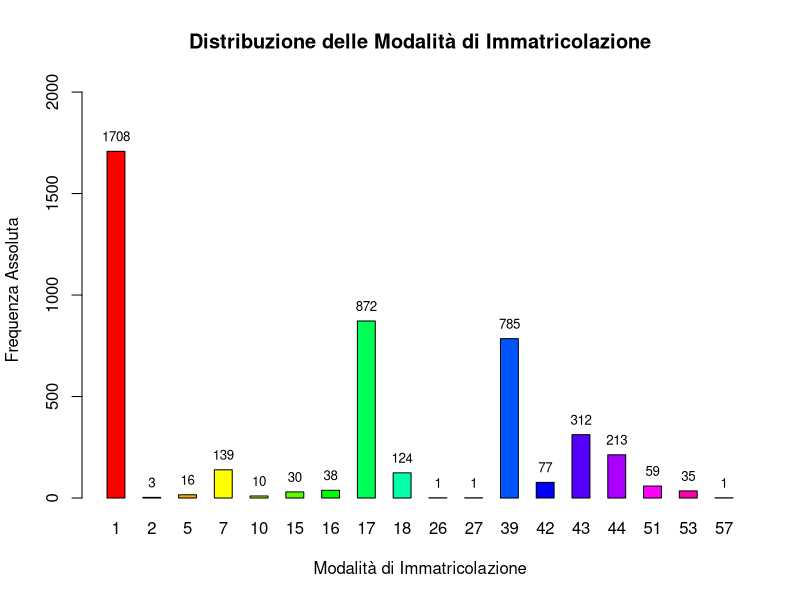
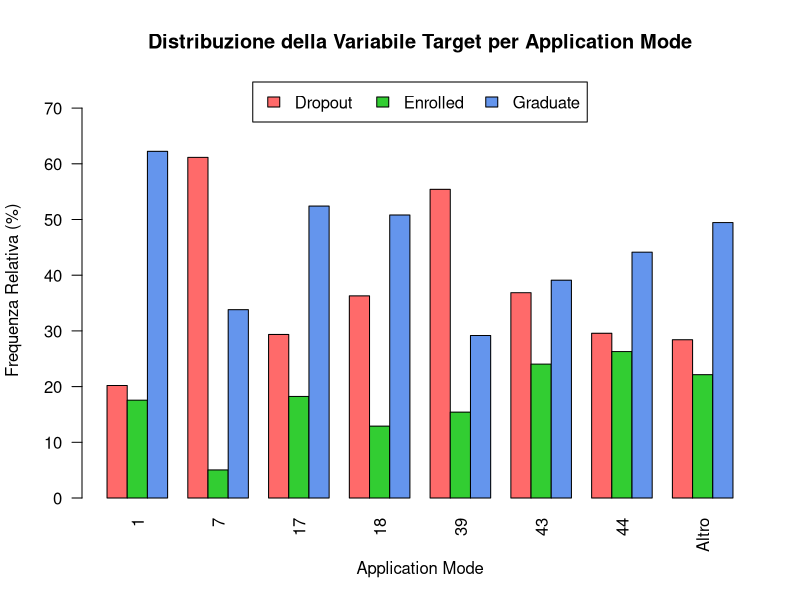
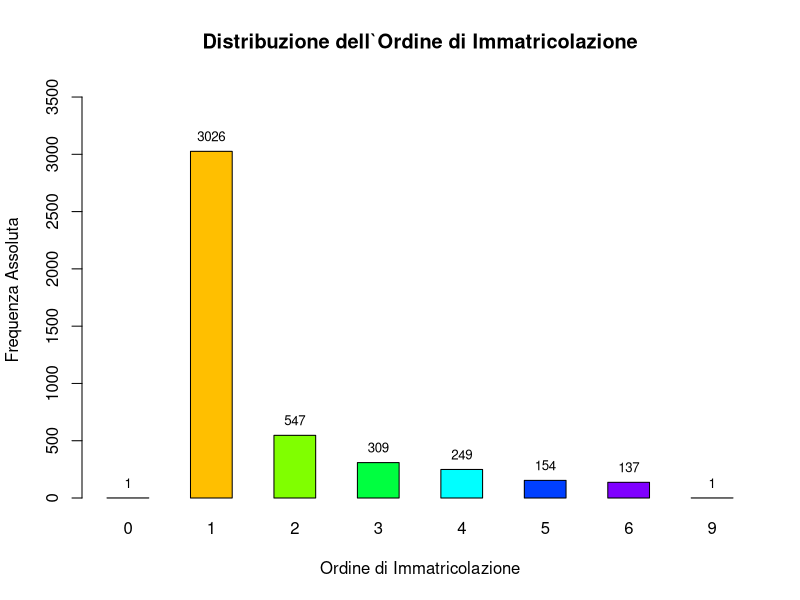
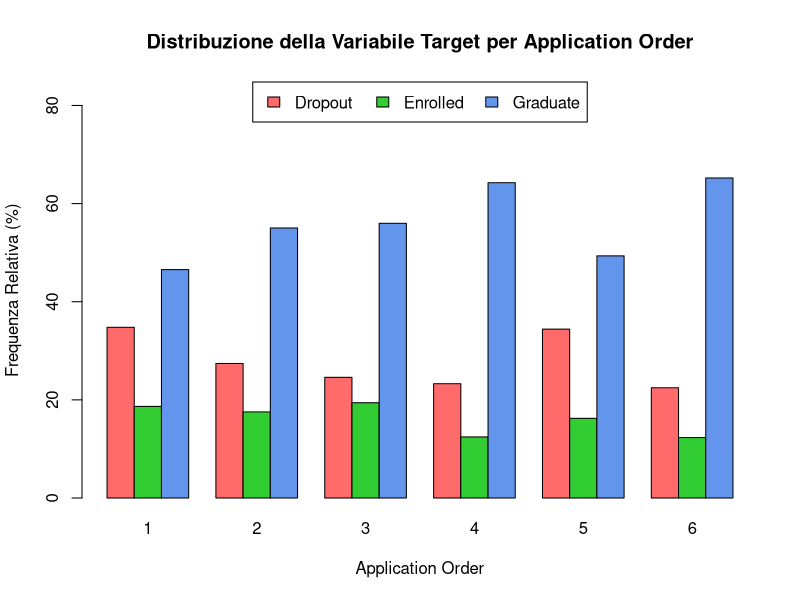
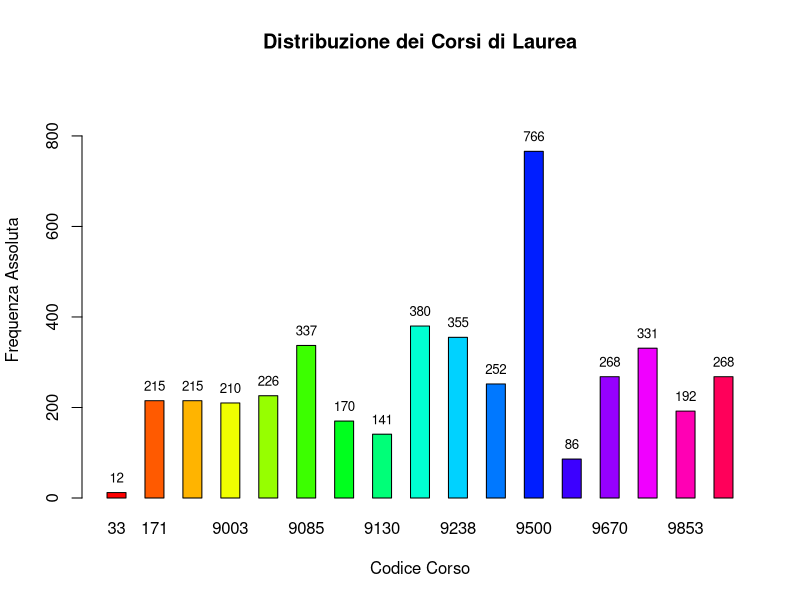
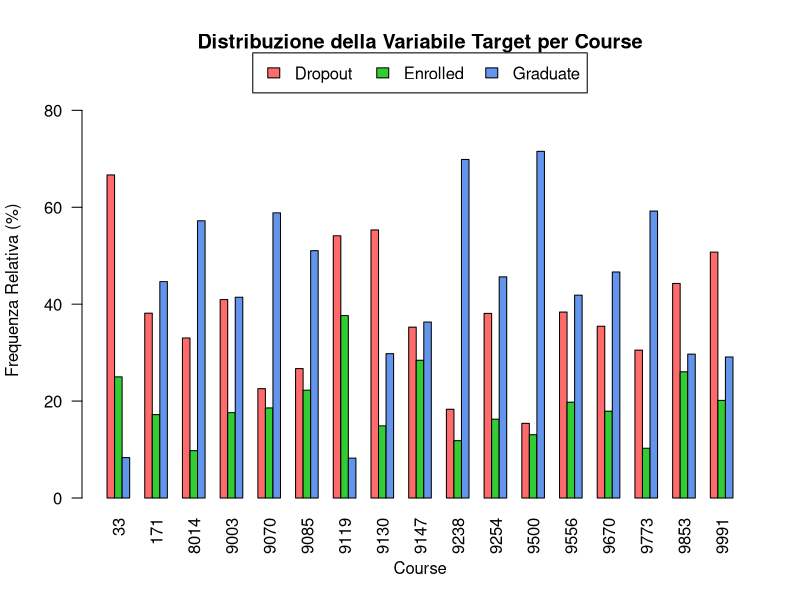
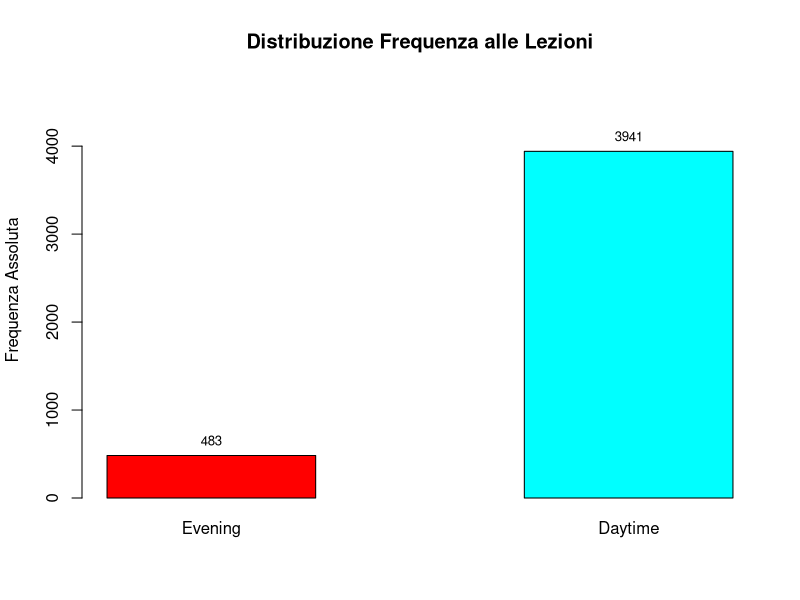
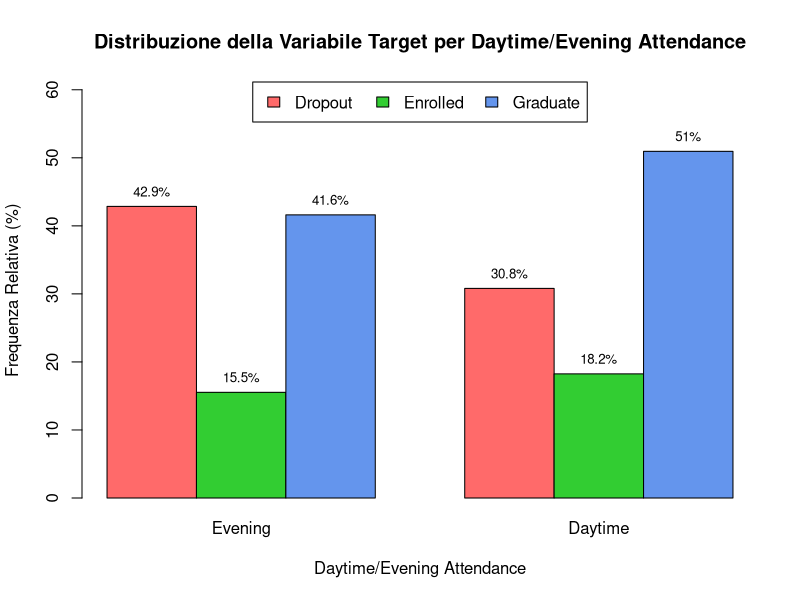

Reproduce these figures in R, in order.
## ---- chunk 1
# Caricamento Librerie
library(ggplot2)
library(dplyr)
library(here)

# Funzione per Calcolare la Frequenza Assoluta e Massima
calculate_frequency <- function(data, column) {
  freq <- table(data[[column]])
  return(list(freq = freq, max_freq = max(freq)))
}

# Funzione per creare Barplot
create_barplot <- function(freq, max_freq, main_title, xlab="", ylab, col_palette = rainbow) {
  
  # Creazione Barplot
  bp <- barplot(freq, 
                main = main_title,
                xlab = xlab,
                ylab = ylab,
                ylim = c(0, max_freq * 1.2),
                col = col_palette(length(freq)),
                space = 1)
  
  # Aggiunta Labels Freuquenza
  text(x = bp, y = freq, labels = freq, pos = 3, cex = 0.8, col = "black")
}
## ---- chunk 2
if(file.exists(here("dataset/dataMod.csv"))){
  data <- read.csv(here("dataset/dataMod.csv"), sep = ",", header = TRUE, check.names = FALSE)
  
  # Visualizza le prime righe
  head(data)
  
} else{
  print("Il dataset non è stato trovato nella directory")
}

## ---- chunk 3
#Barplot Modalità di Immatricolazione
freq_data <- calculate_frequency(data, "Application_mode")
app_mode_bp <- create_barplot(freq_data$freq,
                              freq_data$max_freq,
                              main_title = "Distribuzione delle Modalità di Immatricolazione",
                              xlab = "Modalità di Immatricolazione",
                              ylab = "Frequenza Assoluta"
)

## ---- chunk 4
# Calcola la frequenza relativa
freq_table <- prop.table(table(data$Application_mode)) * 100

# Sostituisci le categorie a bassa frequenza con "Altro"
low_freq_categories <- names(freq_table[freq_table < 2])

data$Application_mode_grouped <- ifelse(data$Application_mode %in% low_freq_categories, 
                                        "Altro", 
                                        as.character(data$Application_mode))

# Ordinamento Categorie
numeric_categories <- sort(as.numeric(setdiff(unique(data$Application_mode_grouped), "Altro")))
data$Application_mode_grouped <- factor(data$Application_mode_grouped, 
                                        levels = c(as.character(numeric_categories), "Altro"))

# Tabella di contingenza
target_application_table <- table(data$Target, data$Application_mode_grouped)


target_application_relative <- prop.table(target_application_table, margin = 2) * 100
max_percent <- max(target_application_relative)

# Barplot ApplicationMode/Target
bp_relative <- barplot(target_application_relative, 
                       beside = TRUE, 
                       main = "Distribuzione della Variabile Target per Application Mode",
                       xlab = "Application Mode", 
                       ylab = "Frequenza Relativa (%)", 
                       col = c("#FF6A6A", "#32CD32", "#6495ED"), 
                       ylim = c(0, max_percent * 1.2),
                       las = 2)

# Aggiungi la legenda
legend("top", inset = c(0, 0), 
       legend = rownames(target_application_relative), 
       fill = c("#FF6A6A", "#32CD32", "#6495ED"), 
       xpd = TRUE, horiz = TRUE)

## ---- chunk 5
#Barplot Ordine di Immatricolazione
freq_data <- calculate_frequency(data, "Application_order")
app_ord_bp <- create_barplot(freq_data$freq,
                              freq_data$max_freq,
                              main_title = "Distribuzione dell`Ordine di Immatricolazione",
                              xlab = "Ordine di Immatricolazione",
                              ylab = "Frequenza Assoluta"
)
## ---- chunk 6
# Estrai le righe in cui Application Order è uguale a 0 o 9
righe_anomale <- data[data$`Application_order` %in% c(0, 9), ]

print(righe_anomale)
## ---- chunk 7
data$Application_order[data$Application_order == 0] <- 1
data$Application_order[data$Application_order == 9] <- 6

# Tabella di contingenza
target_order_table <- table(data$Target, data$Application_order)

# Calcola la frequenza relativa in percentuale
target_order_relative <- prop.table(target_order_table, margin = 2) * 100
max_percent <- max(target_order_relative)

# Crea il barplot con barre affiancate per ciascun gruppo
bp_relative <- barplot(target_order_relative, 
                       beside = TRUE, 
                       main = "Distribuzione della Variabile Target per Application Order",
                       xlab = "Application Order", 
                       ylab = "Frequenza Relativa (%)", 
                       col = c("#FF6A6A", "#32CD32", "#6495ED"), # Colori per i gruppi
                       ylim = c(0, max_percent * 1.3))

# Aggiungi la legenda
legend("top", inset = c(0, 0), 
       legend = rownames(target_order_relative), 
       fill = c("#FF6A6A", "#32CD32", "#6495ED"), 
       xpd = TRUE, horiz = TRUE)


## ---- chunk 8
#Barplot Corsi di Laurea
freq_data <- calculate_frequency(data, "Course")
app_ord_bp <- create_barplot(freq_data$freq,
                              freq_data$max_freq,
                              main_title = "Distribuzione dei Corsi di Laurea",
                              xlab = "Codice Corso",
                              ylab = "Frequenza Assoluta"
)
## ---- chunk 9
# Tabella di contingenza
target_course_table <- table(data$Target, data$Course)

# Calcola la frequenza relativa in percentuale
target_course_relative <- prop.table(target_course_table, margin = 2) * 100
max_percent <- max(target_course_relative)

# Crea il barplot con barre affiancate per ciascun gruppo
bp_relative <- barplot(target_course_relative, 
                       beside = TRUE, 
                       main = "Distribuzione della Variabile Target per Course",
                       xlab = "Course", 
                       ylab = "Frequenza Relativa (%)", 
                       col = c("#FF6A6A", "#32CD32", "#6495ED"), # Colori per i gruppi
                       ylim = c(0, max_percent * 1.2),
                       las = 2,
                       space = c(0, 2))

# Aggiungi la legenda
legend("top", inset = c(0, -0.07), 
       legend = rownames(target_course_relative), 
       fill = c("#FF6A6A", "#32CD32", "#6495ED"), 
       xpd = TRUE, horiz = TRUE)

## ---- chunk 10
# Label
data$`Daytime/evening_attendance` <- factor(data$`Daytime/evening_attendance`, levels = c(0, 1), labels = c("Evening", "Daytime"))

#Barplot Frequenza Alle Lezioni
freq_data <- calculate_frequency(data, "Daytime/evening_attendance")
app_ord_bp <- create_barplot(freq_data$freq,
                              freq_data$max_freq,
                              main_title = "Distribuzione Frequenza alle Lezioni",
                              ylab = "Frequenza Assoluta"
)
## ---- chunk 11

# Tabella di contingenza
target_attendance_table <- table(data$Target, data$`Daytime/evening_attendance`)

# Calcola la frequenza relativa in percentuale
target_attendance_relative <- prop.table(target_attendance_table, margin = 2) * 100
max_percent <- max(target_attendance_relative)

# Crea il barplot con barre affiancate per ciascun gruppo
bp_relative <- barplot(target_attendance_relative, 
                       beside = TRUE, 
                       main = "Distribuzione della Variabile Target per Daytime/Evening Attendance",
                       xlab = "Daytime/Evening Attendance", 
                       ylab = "Frequenza Relativa (%)", 
                       col = c("#FF6A6A", "#32CD32", "#6495ED"),
                       ylim = c(0, max_percent * 1.2))

# Aggiungi la legenda 
legend("top", inset = c(0, 0), 
       legend = c("Dropout", "Enrolled", "Graduate"), 
       fill = c("#FF6A6A", "#32CD32", "#6495ED"), 
       xpd = TRUE, horiz = TRUE)

# Aggiungi i valori percentuali 
for (i in seq_len(ncol(target_attendance_relative))) {
  text(x = bp_relative[, i], 
       y = target_attendance_relative[, i], 
       labels = paste0(round(target_attendance_relative[, i], 1), "%"), 
       pos = 3, cex = 0.8, col = "black")
}


## ---- chunk 12
# Label
data$International <- factor(data$International, levels = c(0, 1), labels = c("Non Internazionali", "Internazionali"))

#Barplot Studenti Erasmus
freq_data <- calculate_frequency(data, "International")
app_ord_bp <- create_barplot(freq_data$freq,
                              freq_data$max_freq,
                              main_title = "Distribuzione degli Studenti Internazionali",
                              ylab = "Frequenza Assoluta"
)
## ---- chunk 13
# Tabella di contingenza
target_international_table <- table(data$Target, data$International)

# Calcola la frequenza relativa in percentuale
target_international_relative <- prop.table(target_international_table, margin = 2) * 100
max_percent <- max(target_international_relative)

# Crea il barplot con barre affiancate per ciascun gruppo
bp_relative <- barplot(target_international_relative, 
                       beside = TRUE, 
                       main = "Distribuzione della Variabile Target per Erasmus",
                       xlab = "Erasmus", 
                       ylab = "Frequenza Relativa (%)", 
                       col = c("#FF6A6A", "#32CD32", "#6495ED"),
                       ylim = c(0, max_percent * 1.5))

# Aggiungi la legenda
legend("top", inset = c(0, 0), 
       legend = c("Dropout", "Enrolled", "Graduate"), 
       fill = c("#FF6A6A", "#32CD32", "#6495ED"), 
       xpd = TRUE, horiz = TRUE)

# Aggiungi i valori percentuali
for (i in seq_len(ncol(target_international_relative))) {
  text(x = bp_relative[, i], 
       y = target_international_relative[, i], 
       labels = paste0(round(target_international_relative[, i], 1), "%"), 
       pos = 3, cex = 0.8, col = "black")
}
## ---- chunk 14
data$`Displaced` <- factor(data$`Displaced`, levels = c(0, 1), labels = c("In Sede", "Fuorisede"))

#Barplot Studenti Fuori Sede
freq_data <- calculate_frequency(data, "Displaced")
app_ord_bp <- create_barplot(freq_data$freq,
                              freq_data$max_freq,
                              main_title = "Distribuzione degli Studenti Fuori Sede",
                              ylab = "Frequenza Assoluta"
)
## ---- chunk 15
# Tabella di contingenza
target_displaced_table <- table(data$Target, data$Displaced)

# Calcola la frequenza relativa in percentuale
target_displaced_relative <- prop.table(target_displaced_table, margin = 2) * 100
max_percent <- max(target_displaced_relative)

# Crea il barplot con barre affiancate per ciascun gruppo
bp_relative <- barplot(target_displaced_relative, 
                       beside = TRUE, 
                       main = "Distribuzione della Variabile Target per Studenti Fuori Sede",
                       ylab = "Frequenza Relativa (%)", 
                       col = c("#FF6A6A", "#32CD32", "#6495ED"),
                       ylim = c(0, max_percent * 1.5))

# Aggiungi la legenda
legend("top", inset = c(0, 0), 
       legend = c("Dropout", "Enrolled", "Graduate"), 
       fill = c("#FF6A6A", "#32CD32", "#6495ED"), 
       xpd = TRUE, horiz = TRUE)

# Aggiungi i valori percentuali
for (i in seq_len(ncol(target_displaced_relative))) {
  text(x = bp_relative[, i], 
       y = target_displaced_relative[, i], 
       labels = paste0(round(target_displaced_relative[, i], 1), "%"), 
       pos = 3, cex = 0.8, col = "black")
}
## ---- chunk 16
# Label
data$Educational_special_needs <- factor(data$Educational_special_needs, levels = c(0, 1), labels = c("No", "Si"))

#Barplot Studenti BES
freq_data <- calculate_frequency(data, "Educational_special_needs")
app_ord_bp <- create_barplot(freq_data$freq,
                              freq_data$max_freq,
                              main_title = "Distribuzione degli Studenti con Bisogni Educativi Speciali (BES)",
                              xlab = "Studenti BES",
                              ylab = "Frequenza Assoluta"
)
## ---- chunk 17
# Tabella di contingenza
target_bse_table <- table(data$Target, data$`Educational_special_needs`)

# Calcola la frequenza relativa
target_bse_relative <- prop.table(target_bse_table, margin = 2) * 100
max_percent <- max(target_bse_relative)

# Crea il barplot con barre affiancate per ciascun gruppo
bp_relative <- barplot(target_bse_relative, 
                       beside = TRUE, 
                       main = "Distribuzione della Variabile Target per Studenti BES",
                       xlab = "Studenti BES", 
                       ylab = "Frequenza Relativa (%)", 
                       col = c("#FF6A6A", "#32CD32", "#6495ED"),
                       ylim = c(0, max_percent * 1.4))

# Aggiungi la legenda
legend("top", inset = c(0, -0.05), 
       legend = c("Dropout", "Enrolled", "Graduate"), 
       fill = c("#FF6A6A", "#32CD32", "#6495ED"), 
       xpd = TRUE, horiz = TRUE)

# Aggiungi i valori percentuali
for (i in seq_len(ncol(target_bse_relative))) {
  text(x = bp_relative[, i], 
       y = target_bse_relative[, i], 
       labels = paste0(round(target_bse_relative[, i], 1), "%"), 
       pos = 3, cex = 0.8, col = "black")
}
## ---- chunk 18
#Barplot Qualifica Precedente
freq_data <- calculate_frequency(data, "Previous_qualification")
app_ord_bp <- create_barplot(freq_data$freq,
                              freq_data$max_freq,
                              main_title = "Distribuzione delle Qualifiche Precedenti",
                              xlab = "Codice Qualifica",
                              ylab = "Frequenza Assoluta"
)
## ---- chunk 19
# Calcola la frequenza relativa
freq_table <- prop.table(table(data$Previous_qualification)) * 100

# Sostituisci le categorie a bassa frequenza con "Altro"
low_freq_categories <- names(freq_table[freq_table < 2])

data$Previous_qualification_grouped <- ifelse(data$Previous_qualification %in% low_freq_categories, 
                                        "Altro", 
                                        as.character(data$Previous_qualification))

# Ordina Categorie
numeric_categories <- sort(as.numeric(setdiff(unique(data$Previous_qualification_grouped), "Altro")))

data$Previous_qualification_grouped <- factor(data$Previous_qualification_grouped, 
                                        levels = c(as.character(numeric_categories), "Altro"))

# Tabella di contingenza
target_qualification_table <- table(data$Target, data$Previous_qualification_grouped)

# Calcola la frequenza relativa
target_qualification_relative <- prop.table(target_qualification_table, margin = 2) * 100
max_percent <- max(target_qualification_relative)

# Crea il barplot con barre affiancate per ciascun gruppo
bp_relative <- barplot(target_qualification_relative, 
                       beside = TRUE, 
                       main = "Distribuzione della Variabile Target per Qualifica Precedente",
                       xlab = "Qualifica Precedente", 
                       ylab = "Frequenza Relativa (%)", 
                       col = c("#FF6A6A", "#32CD32", "#6495ED"), 
                       ylim = c(0, max_percent * 1.3),
                       las = 1)

# Aggiungi la legenda
legend("top", inset = c(0, -0.07), 
       legend = rownames(target_qualification_relative), 
       fill = c("#FF6A6A", "#32CD32", "#6495ED"), 
       xpd = TRUE, horiz = TRUE)

# Aggiungi i valori percentuali
for (i in seq_len(ncol(target_qualification_relative))) {
  text(x = bp_relative[, i], 
       y = target_qualification_relative[, i], 
       labels = paste0(round(target_qualification_relative[, i], 1), "%"), 
       pos = 3, cex = 0.7, col = "black")
}

## ---- chunk 20
# Calcola gli indici di sintesi
summary_stats <- list(
  Media = mean(data$`Previous_qualification_(grade)`, na.rm = TRUE),
  Mediana = median(data$`Previous_qualification_(grade)`, na.rm = TRUE),
  Moda = as.numeric(names(sort(table(data$`Previous_qualification_(grade)`), decreasing = TRUE)[1])),
  Varianza = var(data$`Previous_qualification_(grade)`, na.rm = TRUE),
  Deviazione_Standard = sd(data$`Previous_qualification_(grade)`, na.rm = TRUE),
  Coefficiente_Variabilità = sd(data$`Previous_qualification_(grade)`, na.rm = TRUE) / mean(data$`Previous_qualification_(grade)`, na.rm = TRUE) * 100,
  Quantile_1 = quantile(data$`Previous_qualification_(grade)`, 0.25, na.rm = TRUE),
  Quantile_3 = quantile(data$`Previous_qualification_(grade)`, 0.75, na.rm = TRUE),
  Minimo = min(data$`Previous_qualification_(grade)`, na.rm = TRUE),
  Massimo = max(data$`Previous_qualification_(grade)`, na.rm = TRUE),
  Range = max(data$`Previous_qualification_(grade)`, na.rm = TRUE) - min(data$`Previous_qualification_(grade)`, na.rm = TRUE),
  IQR = IQR(data$`Previous_qualification_(grade)`, na.rm = TRUE)
)

summary_stats
## ---- chunk 21
hist(data$`Previous_qualification_(grade)`, 
     breaks = seq(0, 200, by = 4),
     main = "Distribuzione Voti della Qualifica Precedente", 
     xlab = "Voti",
     xlim = c(80, 200),
     ylab = "Frequenza", 
     col = "lightblue",
     border = "black")               

# Aggiungere griglia
grid()

## ---- chunk 22
# BoxPlot Voti Qualifica Precedente
ggplot(data, aes(x=`Previous_qualification_(grade)`, y = "")) +
  geom_boxplot(fill = "lightblue", color = "darkblue", width=0.3) +
  labs(title = "Boxplot Voti Qualifica Precedente",
       x = "Voto") +
  theme_minimal() +
  stat_boxplot(geom = "errorbar",
               width = 0.15) +
  theme(axis.title.y = element_blank(),
        axis.text.y = element_blank(),   
        axis.ticks.y = element_blank(),
        plot.title = element_text(hjust = 0.5)) 

## ---- chunk 23
# Calcolo dei quartili e dei limiti
outliers <- data %>%
  summarise(
    Q1 = quantile(`Previous_qualification_(grade)`, 0.25, na.rm = TRUE),
    Q3 = quantile(`Previous_qualification_(grade)`, 0.75, na.rm = TRUE),
    IQR = IQR(`Previous_qualification_(grade)`, na.rm = TRUE)
  ) %>%
  mutate(
    Lower_Bound = Q1 - 1.5 * IQR,
    Upper_Bound = Q3 + 1.5 * IQR
  )

# Identificazione degli outlier
outliers_table <- data %>%
  filter(`Previous_qualification_(grade)` < outliers$Lower_Bound |
           `Previous_qualification_(grade)` > outliers$Upper_Bound)
print(outliers_table)

## ---- chunk 24
# BoxPlot per voti qualifica precedente suddivisi per Target
ggplot(data, aes(x = Target, y = `Previous_qualification_(grade)`, fill = Target)) +
  geom_boxplot(notch = FALSE,
               outlier.color = "darkblue",
               outlier.shape = 1,
               width = 0.6) +
  stat_boxplot(geom = "errorbar",
               width = 0.2,
               color = "black") +
  labs(title = "Boxplot: Voti Qualifica Precedente per Categorie Target",
       x = "Successo Accademico (Target)",
       y = "Voto Qualifica Precedente") +
  theme_minimal() +
  theme(plot.title = element_text(hjust = 0.5),
        legend.position = "none")

## ---- chunk 25
# Calcola gli indici di sintesi
summary_stats <- list(
  Media = mean(data$Admission_grade, na.rm = TRUE),
  Mediana = median(data$Admission_grade, na.rm = TRUE),
  Moda = as.numeric(names(sort(table(data$Admission_grade), decreasing = TRUE)[1])),
  Varianza = var(data$Admission_grade, na.rm = TRUE),
  Deviazione_Standard = sd(data$Admission_grade, na.rm = TRUE),
  Coefficiente_Variabilità = sd(data$Admission_grade, na.rm = TRUE) / mean(data$Admission_grade, na.rm = TRUE) * 100,
  Quantile_1 = quantile(data$Admission_grade, 0.25, na.rm = TRUE),
  Quantile_3 = quantile(data$Admission_grade, 0.75, na.rm = TRUE),
  Minimo = min(data$Admission_grade, na.rm = TRUE),
  Massimo = max(data$Admission_grade, na.rm = TRUE),
  Range = max(data$Admission_grade, na.rm = TRUE) - min(data$Admission_grade, na.rm = TRUE),
  IQR = IQR(data$Admission_grade, na.rm = TRUE)
)

summary_stats
## ---- chunk 26
hist(data$Admission_grade, 
     breaks = seq(0, 200, by = 4),
     main = "Distribuzione Voti di Ammissione", 
     xlab = "Voti",
     xlim = c(80, 200),
     ylab = "Frequenza", 
     col = "lightblue",
     border = "black")               

# Aggiungere griglia
grid()

## ---- chunk 27
# BoxPlot Voti di Ammissione
ggplot(data, aes(x=Admission_grade, y = "")) +
  geom_boxplot(fill = "lightblue", color = "darkblue", width=0.3) +
  labs(title = "Boxplot Voti di Ammissione",
       x = "Voto") +
  theme_minimal() +
  stat_boxplot(geom = "errorbar",
               width = 0.15) +
  theme(axis.title.y = element_blank(),
        axis.text.y = element_blank(),   
        axis.ticks.y = element_blank(),
        plot.title = element_text(hjust = 0.5)) 

## ---- chunk 28
# Calcolo dei limiti come scalari
outliers <- data %>%
  summarise(
    Q1 = quantile(`Admission_grade`, 0.25, na.rm = TRUE),
    Q3 = quantile(`Admission_grade`, 0.75, na.rm = TRUE),
    IQR = IQR(`Admission_grade`, na.rm = TRUE)
  ) %>%
  mutate(
    Lower_Bound = Q1 - 1.5 * IQR,
    Upper_Bound = Q3 + 1.5 * IQR
  )
lower_bound <- outliers$Lower_Bound
upper_bound <- outliers$Upper_Bound

# Identificazione degli outlier
outliers_table <- data %>%
  filter(`Admission_grade` < lower_bound |
           `Admission_grade` > upper_bound)

print(outliers_table)

## ---- chunk 29
# BoxPlot con error bar per i voti di ammissione suddivisi per Target
ggplot(data, aes(x = Target, y = Admission_grade, fill = Target)) +
  geom_boxplot(notch = FALSE,
               outlier.color = "darkblue",
               outlier.shape = 1,
               width = 0.6) +
  stat_boxplot(geom = "errorbar",
               width = 0.2,
               color = "black") +
  labs(title = "Boxplot con Error Bar: Voti di Ammissione per Successo Accademico",
       x = "Successo Accademico (Target)",
       y = "Voto di Ammissione") +
  theme_minimal() +
  theme(plot.title = element_text(hjust = 0.5),
        legend.position = "none")

